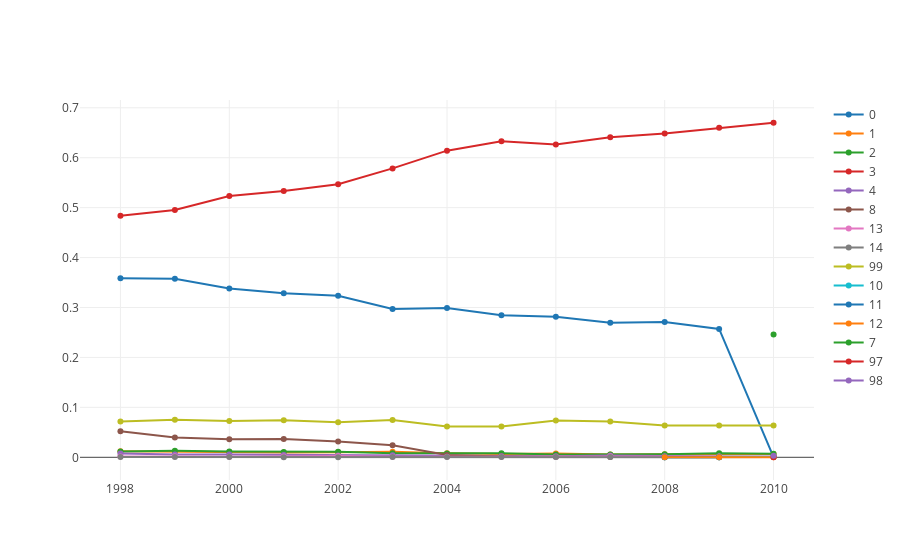

The code cell stored with this chart in its notebook:
### Code cell
iplot_data = []

for restraint_type in (y_restraint_c.restraint.unique()):
    new_data = y_restraint_c[y_restraint_c.restraint == restraint_type].reset_index() 
    plot = Scatter(x=new_data.year, y=new_data.caseid, mode='lines+markers', name=str(restraint_type))
    iplot_data.append(plot)
iplot(iplot_data)
